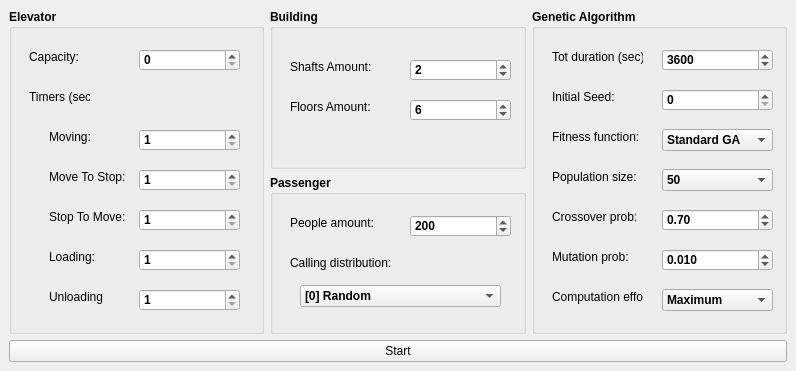
<?xml version="1.0" encoding="UTF-8"?>
<ui version="4.0">
 <class>StartingSettings</class>
 <widget class="QMainWindow" name="StartingSettings">
  <property name="geometry">
   <rect>
    <x>0</x>
    <y>0</y>
    <width>796</width>
    <height>371</height>
   </rect>
  </property>
  <property name="maximumSize">
   <size>
    <width>900</width>
    <height>16777215</height>
   </size>
  </property>
  <property name="windowTitle">
   <string>MainWindow</string>
  </property>
  <widget class="QWidget" name="centralwidget">
   <layout class="QGridLayout" name="gridLayout_2">
    <item row="0" column="0">
     <layout class="QGridLayout" name="gridLayout" columnstretch="0,0,0">
      <property name="rightMargin">
       <number>0</number>
      </property>
      <item row="0" column="1">
       <widget class="QGroupBox" name="generalBox">
        <property name="enabled">
         <bool>true</bool>
        </property>
        <property name="sizePolicy">
         <sizepolicy hsizetype="Preferred" vsizetype="Fixed">
          <horstretch>0</horstretch>
          <verstretch>0</verstretch>
         </sizepolicy>
        </property>
        <property name="maximumSize">
         <size>
          <width>900</width>
          <height>1000</height>
         </size>
        </property>
        <property name="font">
         <font>
          <weight>75</weight>
          <bold>true</bold>
         </font>
        </property>
        <property name="mouseTracking">
         <bool>false</bool>
        </property>
        <property name="contextMenuPolicy">
         <enum>Qt::DefaultContextMenu</enum>
        </property>
        <property name="accessibleDescription">
         <string/>
        </property>
        <property name="title">
         <string>Building</string>
        </property>
        <property name="flat">
         <bool>false</bool>
        </property>
        <property name="checkable">
         <bool>false</bool>
        </property>
        <property name="checked">
         <bool>false</bool>
        </property>
        <widget class="QLabel" name="label">
         <property name="geometry">
          <rect>
           <x>20</x>
           <y>50</y>
           <width>91</width>
           <height>16</height>
          </rect>
         </property>
         <property name="font">
          <font>
           <weight>50</weight>
           <bold>false</bold>
          </font>
         </property>
         <property name="text">
          <string>Shafts Amount:</string>
         </property>
        </widget>
        <widget class="QLabel" name="label_2">
         <property name="geometry">
          <rect>
           <x>20</x>
           <y>90</y>
           <width>91</width>
           <height>16</height>
          </rect>
         </property>
         <property name="font">
          <font>
           <weight>50</weight>
           <bold>false</bold>
          </font>
         </property>
         <property name="text">
          <string>Floors Amount:</string>
         </property>
        </widget>
        <widget class="QSpinBox" name="spinShaftsAmount">
         <property name="geometry">
          <rect>
           <x>140</x>
           <y>50</y>
           <width>101</width>
           <height>22</height>
          </rect>
         </property>
         <property name="minimum">
          <number>1</number>
         </property>
         <property name="maximum">
          <number>100</number>
         </property>
         <property name="value">
          <number>2</number>
         </property>
        </widget>
        <widget class="QSpinBox" name="spinFloorsAmount">
         <property name="geometry">
          <rect>
           <x>140</x>
           <y>90</y>
           <width>101</width>
           <height>22</height>
          </rect>
         </property>
         <property name="minimum">
          <number>2</number>
         </property>
         <property name="maximum">
          <number>100</number>
         </property>
         <property name="value">
          <number>6</number>
         </property>
        </widget>
       </widget>
      </item>
      <item row="0" column="0" rowspan="2">
       <widget class="QGroupBox" name="elevatorBox">
        <property name="sizePolicy">
         <sizepolicy hsizetype="Maximum" vsizetype="Preferred">
          <horstretch>0</horstretch>
          <verstretch>0</verstretch>
         </sizepolicy>
        </property>
        <property name="maximumSize">
         <size>
          <width>800</width>
          <height>800</height>
         </size>
        </property>
        <property name="font">
         <font>
          <weight>75</weight>
          <bold>true</bold>
         </font>
        </property>
        <property name="title">
         <string>Elevator</string>
        </property>
        <widget class="QLabel" name="label_4">
         <property name="geometry">
          <rect>
           <x>20</x>
           <y>40</y>
           <width>61</width>
           <height>16</height>
          </rect>
         </property>
         <property name="font">
          <font>
           <weight>50</weight>
           <bold>false</bold>
          </font>
         </property>
         <property name="text">
          <string>Capacity:</string>
         </property>
        </widget>
        <widget class="QLabel" name="label_5">
         <property name="geometry">
          <rect>
           <x>20</x>
           <y>80</y>
           <width>61</width>
           <height>16</height>
          </rect>
         </property>
         <property name="font">
          <font>
           <weight>50</weight>
           <bold>false</bold>
          </font>
         </property>
         <property name="text">
          <string>Timers (sec):</string>
         </property>
        </widget>
        <widget class="QLabel" name="label_7">
         <property name="geometry">
          <rect>
           <x>40</x>
           <y>120</y>
           <width>81</width>
           <height>16</height>
          </rect>
         </property>
         <property name="font">
          <font>
           <weight>50</weight>
           <bold>false</bold>
          </font>
         </property>
         <property name="text">
          <string>Moving:</string>
         </property>
        </widget>
        <widget class="QLabel" name="label_8">
         <property name="geometry">
          <rect>
           <x>40</x>
           <y>160</y>
           <width>91</width>
           <height>16</height>
          </rect>
         </property>
         <property name="font">
          <font>
           <weight>50</weight>
           <bold>false</bold>
          </font>
         </property>
         <property name="text">
          <string>Move To Stop:</string>
         </property>
        </widget>
        <widget class="QLabel" name="label_9">
         <property name="geometry">
          <rect>
           <x>40</x>
           <y>200</y>
           <width>91</width>
           <height>16</height>
          </rect>
         </property>
         <property name="font">
          <font>
           <weight>50</weight>
           <bold>false</bold>
          </font>
         </property>
         <property name="text">
          <string>Stop To Move:</string>
         </property>
        </widget>
        <widget class="QLabel" name="label_10">
         <property name="geometry">
          <rect>
           <x>40</x>
           <y>240</y>
           <width>61</width>
           <height>16</height>
          </rect>
         </property>
         <property name="font">
          <font>
           <weight>50</weight>
           <bold>false</bold>
          </font>
         </property>
         <property name="text">
          <string>Loading:</string>
         </property>
        </widget>
        <widget class="QLabel" name="label_11">
         <property name="geometry">
          <rect>
           <x>40</x>
           <y>280</y>
           <width>71</width>
           <height>16</height>
          </rect>
         </property>
         <property name="font">
          <font>
           <weight>50</weight>
           <bold>false</bold>
          </font>
         </property>
         <property name="text">
          <string>Unloading</string>
         </property>
        </widget>
        <widget class="QSpinBox" name="spinCapacity">
         <property name="geometry">
          <rect>
           <x>130</x>
           <y>40</y>
           <width>101</width>
           <height>22</height>
          </rect>
         </property>
        </widget>
        <widget class="QSpinBox" name="spinMoving">
         <property name="geometry">
          <rect>
           <x>130</x>
           <y>120</y>
           <width>101</width>
           <height>22</height>
          </rect>
         </property>
         <property name="minimum">
          <number>1</number>
         </property>
         <property name="maximum">
          <number>999999999</number>
         </property>
         <property name="singleStep">
          <number>1</number>
         </property>
        </widget>
        <widget class="QSpinBox" name="spinMoveToStop">
         <property name="geometry">
          <rect>
           <x>130</x>
           <y>160</y>
           <width>101</width>
           <height>22</height>
          </rect>
         </property>
         <property name="minimum">
          <number>1</number>
         </property>
         <property name="maximum">
          <number>9999999</number>
         </property>
        </widget>
        <widget class="QSpinBox" name="spinStopToMove">
         <property name="geometry">
          <rect>
           <x>130</x>
           <y>200</y>
           <width>101</width>
           <height>22</height>
          </rect>
         </property>
         <property name="minimum">
          <number>1</number>
         </property>
         <property name="maximum">
          <number>9999999</number>
         </property>
        </widget>
        <widget class="QSpinBox" name="spinLoading">
         <property name="geometry">
          <rect>
           <x>130</x>
           <y>240</y>
           <width>101</width>
           <height>22</height>
          </rect>
         </property>
         <property name="minimum">
          <number>1</number>
         </property>
         <property name="maximum">
          <number>9999999</number>
         </property>
        </widget>
        <widget class="QSpinBox" name="spinUnloading">
         <property name="geometry">
          <rect>
           <x>130</x>
           <y>280</y>
           <width>101</width>
           <height>22</height>
          </rect>
         </property>
         <property name="minimum">
          <number>1</number>
         </property>
         <property name="maximum">
          <number>9999999</number>
         </property>
        </widget>
       </widget>
      </item>
      <item row="1" column="1">
       <widget class="QGroupBox" name="passengerBox">
        <property name="enabled">
         <bool>true</bool>
        </property>
        <property name="sizePolicy">
         <sizepolicy hsizetype="Preferred" vsizetype="Fixed">
          <horstretch>0</horstretch>
          <verstretch>0</verstretch>
         </sizepolicy>
        </property>
        <property name="maximumSize">
         <size>
          <width>900</width>
          <height>900</height>
         </size>
        </property>
        <property name="font">
         <font>
          <weight>75</weight>
          <bold>true</bold>
         </font>
        </property>
        <property name="title">
         <string>Passenger</string>
        </property>
        <property name="flat">
         <bool>false</bool>
        </property>
        <property name="checkable">
         <bool>false</bool>
        </property>
        <widget class="QLabel" name="label_6">
         <property name="geometry">
          <rect>
           <x>20</x>
           <y>40</y>
           <width>111</width>
           <height>16</height>
          </rect>
         </property>
         <property name="font">
          <font>
           <weight>50</weight>
           <bold>false</bold>
          </font>
         </property>
         <property name="text">
          <string>People amount:</string>
         </property>
        </widget>
        <widget class="QSpinBox" name="spinPeopleAmount">
         <property name="geometry">
          <rect>
           <x>140</x>
           <y>40</y>
           <width>101</width>
           <height>22</height>
          </rect>
         </property>
         <property name="minimum">
          <number>1</number>
         </property>
         <property name="maximum">
          <number>9999999</number>
         </property>
         <property name="value">
          <number>200</number>
         </property>
        </widget>
        <widget class="QLabel" name="label_13">
         <property name="geometry">
          <rect>
           <x>20</x>
           <y>80</y>
           <width>111</width>
           <height>16</height>
          </rect>
         </property>
         <property name="font">
          <font>
           <weight>50</weight>
           <bold>false</bold>
          </font>
         </property>
         <property name="text">
          <string>Calling distribution:</string>
         </property>
        </widget>
        <widget class="QComboBox" name="comboBoxDistr">
         <property name="geometry">
          <rect>
           <x>30</x>
           <y>110</y>
           <width>201</width>
           <height>22</height>
          </rect>
         </property>
         <item>
          <property name="text">
           <string>[0] Random</string>
          </property>
         </item>
         <item>
          <property name="text">
           <string>[1] Morning Up-peak</string>
          </property>
         </item>
         <item>
          <property name="text">
           <string>[2] Evening Up-peak</string>
          </property>
         </item>
         <item>
          <property name="text">
           <string>[3] Up-peak + turn change</string>
          </property>
         </item>
        </widget>
       </widget>
      </item>
      <item row="0" column="2" rowspan="2">
       <widget class="QGroupBox" name="groupBox">
        <property name="font">
         <font>
          <weight>75</weight>
          <bold>true</bold>
         </font>
        </property>
        <property name="title">
         <string>Genetic Algorithm</string>
        </property>
        <widget class="QSpinBox" name="spinSeed">
         <property name="geometry">
          <rect>
           <x>130</x>
           <y>80</y>
           <width>111</width>
           <height>22</height>
          </rect>
         </property>
         <property name="maximum">
          <number>999999999</number>
         </property>
         <property name="singleStep">
          <number>1</number>
         </property>
         <property name="displayIntegerBase">
          <number>10</number>
         </property>
        </widget>
        <widget class="QLabel" name="label_12">
         <property name="geometry">
          <rect>
           <x>20</x>
           <y>80</y>
           <width>91</width>
           <height>16</height>
          </rect>
         </property>
         <property name="font">
          <font>
           <weight>50</weight>
           <bold>false</bold>
          </font>
         </property>
         <property name="text">
          <string>Initial Seed:</string>
         </property>
        </widget>
        <widget class="QLabel" name="label_3">
         <property name="geometry">
          <rect>
           <x>20</x>
           <y>120</y>
           <width>111</width>
           <height>16</height>
          </rect>
         </property>
         <property name="font">
          <font>
           <weight>50</weight>
           <bold>false</bold>
          </font>
         </property>
         <property name="text">
          <string>Fitness function:</string>
         </property>
        </widget>
        <widget class="QComboBox" name="comboBoxFitness">
         <property name="geometry">
          <rect>
           <x>130</x>
           <y>120</y>
           <width>111</width>
           <height>22</height>
          </rect>
         </property>
         <item>
          <property name="text">
           <string>Standard GA</string>
          </property>
         </item>
         <item>
          <property name="text">
           <string>GA with NS</string>
          </property>
         </item>
         <item>
          <property name="text">
           <string>Optimist GA</string>
          </property>
         </item>
        </widget>
        <widget class="QLabel" name="label_14">
         <property name="geometry">
          <rect>
           <x>20</x>
           <y>160</y>
           <width>91</width>
           <height>16</height>
          </rect>
         </property>
         <property name="font">
          <font>
           <weight>50</weight>
           <bold>false</bold>
          </font>
         </property>
         <property name="text">
          <string>Population size:</string>
         </property>
        </widget>
        <widget class="QLabel" name="label_15">
         <property name="geometry">
          <rect>
           <x>20</x>
           <y>280</y>
           <width>91</width>
           <height>16</height>
          </rect>
         </property>
         <property name="font">
          <font>
           <weight>50</weight>
           <bold>false</bold>
          </font>
         </property>
         <property name="text">
          <string>Computation effort:</string>
         </property>
        </widget>
        <widget class="QComboBox" name="comboBoxComputationEffort">
         <property name="geometry">
          <rect>
           <x>130</x>
           <y>280</y>
           <width>111</width>
           <height>22</height>
          </rect>
         </property>
         <item>
          <property name="text">
           <string>Maximum</string>
          </property>
         </item>
         <item>
          <property name="text">
           <string>Normal</string>
          </property>
         </item>
         <item>
          <property name="text">
           <string>Low</string>
          </property>
         </item>
        </widget>
        <widget class="QDoubleSpinBox" name="spinCrossoverProb">
         <property name="geometry">
          <rect>
           <x>130</x>
           <y>200</y>
           <width>111</width>
           <height>22</height>
          </rect>
         </property>
         <property name="maximum">
          <double>1.000000000000000</double>
         </property>
         <property name="singleStep">
          <double>0.010000000000000</double>
         </property>
         <property name="value">
          <double>0.700000000000000</double>
         </property>
        </widget>
        <widget class="QLabel" name="label_16">
         <property name="geometry">
          <rect>
           <x>20</x>
           <y>200</y>
           <width>91</width>
           <height>16</height>
          </rect>
         </property>
         <property name="font">
          <font>
           <weight>50</weight>
           <bold>false</bold>
          </font>
         </property>
         <property name="text">
          <string>Crossover prob:</string>
         </property>
        </widget>
        <widget class="QDoubleSpinBox" name="spinMutationProb">
         <property name="geometry">
          <rect>
           <x>130</x>
           <y>240</y>
           <width>111</width>
           <height>22</height>
          </rect>
         </property>
         <property name="decimals">
          <number>3</number>
         </property>
         <property name="maximum">
          <double>1.000000000000000</double>
         </property>
         <property name="singleStep">
          <double>0.001000000000000</double>
         </property>
         <property name="value">
          <double>0.010000000000000</double>
         </property>
        </widget>
        <widget class="QLabel" name="label_17">
         <property name="geometry">
          <rect>
           <x>20</x>
           <y>240</y>
           <width>91</width>
           <height>16</height>
          </rect>
         </property>
         <property name="font">
          <font>
           <weight>50</weight>
           <bold>false</bold>
          </font>
         </property>
         <property name="text">
          <string>Mutation prob:</string>
         </property>
        </widget>
        <widget class="QComboBox" name="comboBoxPopulationSize">
         <property name="geometry">
          <rect>
           <x>130</x>
           <y>160</y>
           <width>111</width>
           <height>22</height>
          </rect>
         </property>
         <property name="currentIndex">
          <number>2</number>
         </property>
         <item>
          <property name="text">
           <string>10</string>
          </property>
         </item>
         <item>
          <property name="text">
           <string>20</string>
          </property>
         </item>
         <item>
          <property name="text">
           <string>50</string>
          </property>
         </item>
         <item>
          <property name="text">
           <string>100</string>
          </property>
         </item>
         <item>
          <property name="text">
           <string>Adaptive</string>
          </property>
         </item>
        </widget>
        <widget class="QSpinBox" name="spinTotalDuration">
         <property name="geometry">
          <rect>
           <x>130</x>
           <y>40</y>
           <width>111</width>
           <height>22</height>
          </rect>
         </property>
         <property name="suffix">
          <string/>
         </property>
         <property name="maximum">
          <number>999999999</number>
         </property>
         <property name="singleStep">
          <number>1</number>
         </property>
         <property name="value">
          <number>3600</number>
         </property>
         <property name="displayIntegerBase">
          <number>10</number>
         </property>
        </widget>
        <widget class="QLabel" name="label_18">
         <property name="geometry">
          <rect>
           <x>20</x>
           <y>40</y>
           <width>91</width>
           <height>16</height>
          </rect>
         </property>
         <property name="font">
          <font>
           <weight>50</weight>
           <bold>false</bold>
          </font>
         </property>
         <property name="text">
          <string>Tot duration (sec):</string>
         </property>
        </widget>
       </widget>
      </item>
     </layout>
    </item>
    <item row="1" column="0">
     <widget class="QPushButton" name="buttonStart">
      <property name="text">
       <string>Start</string>
      </property>
     </widget>
    </item>
   </layout>
  </widget>
 </widget>
 <resources/>
 <connections/>
</ui>
